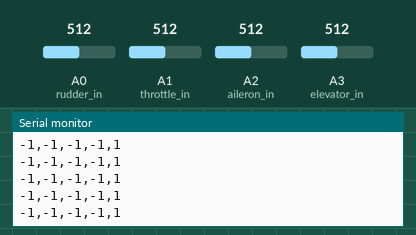
A sketch run on a simulated Arduino Uno, built with avr-gcc and run on an emulated ATmega328P. Parts: the last lines printed to the serial monitor. The test bench sets the inputs (shaded band); at power-on: A0 (rudder_in) = 512, A1 (throttle_in) = 512, A2 (aileron_in) = 512, A3 (elevator_in) = 512. No radio packets arrive unless stated.

Above: at 11.7 s.
11.8 s: A0 (rudder_in) set to 700
At 12.6 s:
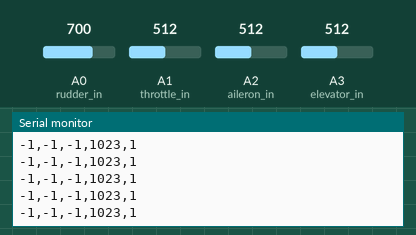
13.3 s: A0 (rudder_in) set to 542
At 14.2 s:
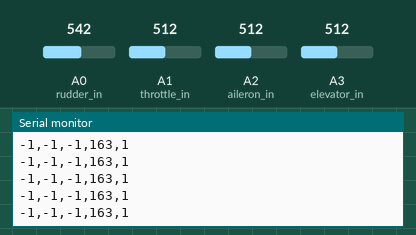
14.8 s: A0 (rudder_in) set to 522
At 15.9 s:
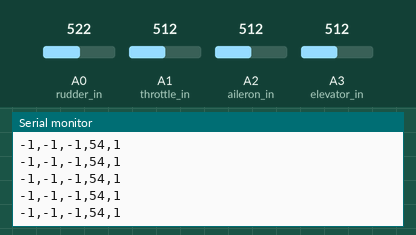
Timing chart, 0 to 17.3 s (numbered marks = the images above; inputs shaded):
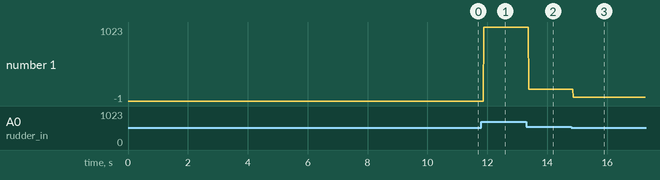

The sketch:

controller_throttle_calibrate.ino
```cpp
#include <RF24.h>


enum Channels {THROTTLE, AILERON, ELEVATOR, RUDDER};

const int rudder_in    = A0; // X Input Pin of Analog 0
const int throttle_in  = A1; // Y Input Pin of Analog 1
const int aileron_in   = A2; // X Input Pin of Analog 2
const int elevator_in  = A3; // Y Input Pin of Analog 3

//const int KEYin = 3; // Push Button
int joy_min[4];
int joy_max[4];
int values[4];

int size_example[4];
const size_t sVals = sizeof(size_example);

RF24 radio(7, 8); // CE, CSN
const byte address[6] = "00001";

const bool verbose_setup = false, verbose_loop = 1;

void setup() {
  //  pinMode (KEYin, INPUT);
  for (int i = 0; i < 4; i++) {
    joy_min[i] = 512;
    joy_max[i] = 512;
  }

  if (verbose_setup || verbose_loop)
    Serial.begin(9600);

  radio.begin();
  radio.openWritingPipe(address);
  radio.setPALevel(RF24_PA_MIN);
  radio.stopListening();
}

void loop() {
  values[THROTTLE] = analogRead (throttle_in);
  values[AILERON] = analogRead(aileron_in);
  values[ELEVATOR] = analogRead(elevator_in);
  values[RUDDER] = analogRead (rudder_in);

  // Continuously calibrate; maybe I'll add in something to trim the channels, but until then...
  for (int i = 0; i < 4; i++) {
    if (values[i] > joy_max[i])
      joy_max[i] = values[i];
    else if (values[i] < joy_min[i])
      joy_min[i] = values[i];

    values[i] = map(values[i], joy_min[i], joy_max[i], 0, 1023);
  }

  if (verbose_loop) {
    Serial.print(values[THROTTLE]);
    Serial.print(',');
    Serial.print(values[AILERON]);
    Serial.print(',');
    Serial.print(values[ELEVATOR]);
    Serial.print(',');
    Serial.print(values[RUDDER]);
    Serial.print(',');
    Serial.println(radio.write(&values, sVals));
  } else {
    radio.write(&values, sVals);
  }
}
```

Measured:
- after the input at 11.8 s, the serial monitor: prints a new line after 0.08 s (image 1)
- after the input at 13.3 s, the serial monitor: prints a new line after 0.08 s (image 2)
- after the input at 14.8 s, the serial monitor: prints a new line after 0.08 s (image 3)
- plotted number 1: -1 → 1023 after the input at 11.8 s, 1023 → 163 after the input at 13.3 s, 163 → 54 after the input at 14.8 s
